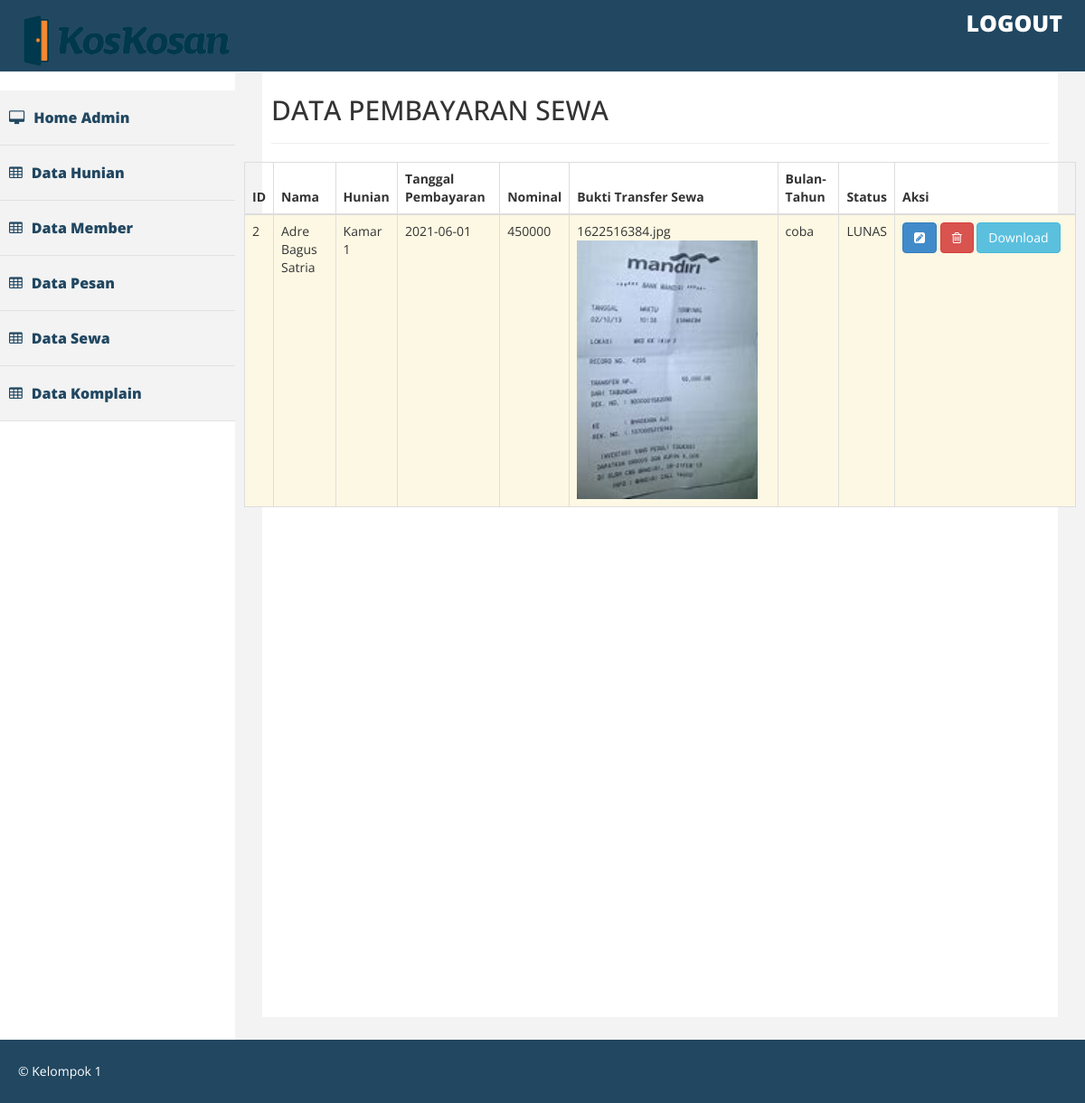
Page /index.php/sewa on the committed database.
### tables this page shows
CREATE TABLE `sewa` (
  `id_sewa` int(15) NOT NULL,
  `id_member` int(15) NOT NULL,
  `id_hunian` int(15) NOT NULL,
  `tanggal` varchar(100) NOT NULL,
  `nominal` varchar(100) NOT NULL,
  `gambar` varchar(100) NOT NULL,
  `status` varchar(100) NOT NULL,
  `bulan` varchar(100) NOT NULL
);

CREATE TABLE `member` (
  `id_member` int(15) NOT NULL,
  `nama_member` varchar(200) NOT NULL,
  `pass_member` varchar(200) NOT NULL,
  `email_member` varchar(200) NOT NULL,
  `status` varchar(200) NOT NULL,
  `nohp` varchar(200) NOT NULL,
  `alamat_member` varchar(200) NOT NULL
);

CREATE TABLE `hunian` (
  `id_hunian` int(15) NOT NULL,
  `nama_hunian` varchar(100) NOT NULL,
  `jenis_hunian` varchar(100) NOT NULL,
  `deskripsi_hunian` text NOT NULL,
  `status_hunian` varchar(100) NOT NULL,
  `harga_hunian` int(15) NOT NULL,
  `gambar` varchar(300) NOT NULL
);

### application/controllers/Sewa.php (called while the page is built, shortened)
<?php
class Sewa extends CI_Controller
{
	function __construct()
	{
		$this->load->model('Sewa_model');
		$this->load->model('Member_model');
		$this->load->model('Hunian_model');
	}
	function index()
	{
		$data['sewa'] = $this->Sewa_model->ambil_data();
		$this->load->view('Admin/Sewa_list',$data);
	}
}
 ?>

### index.php (called while the page is built, shortened)
<?php
require_once BASEPATH.'core/CodeIgniter.php';

### application/models/Sewa_model.php (called while the page is built, shortened)
<?php
class Sewa_model extends CI_Model
{
	function ambil_data()
	{
		$this->db->select('sewa.id_sewa, member.nama_member, hunian.nama_hunian, sewa.tanggal, sewa.nominal, sewa.gambar,  sewa.bulan, sewa.status');
        $this->db->from('sewa');
        $this->db->join('member', 'sewa.id_member = member.id_member');
        $this->db->join('hunian', 'sewa.id_hunian = hunian.id_hunian');
		$query = $this->db->get();
		return $query->result();
	}
}
 ?>

### application/views/Admin/Sewa_list.php (the view, shortened to what this page needs)
<div id="page-wrapper" >
    <div id="page-inner">
      <div class="row">
        <div class="col-lg-12">
           <h2>DATA PEMBAYARAN SEWA</h2>
           <hr>
	</div>
	<div class="row">
		<table id="example" class="table table-striped table-bordered">
			<thead>
				<tr>
					<th>ID </th>
					<th>Nama</th>
					<th>Hunian</th>
					<th>Tanggal Pembayaran</th>
					<th>Nominal</th>
					<th>Bukti Transfer Sewa</th>
					<th>Bulan-Tahun </th>
					<th>Status</th>
					<th style="width:200px">Aksi</th>
				</tr>
			</thead>
			<tbody>
				<?php foreach ($sewa as $key => $value) { ?>
				<tr class="warning">
					<td><?php echo $value->id_sewa; ?></td>
					<td><?php echo $value->nama_member ?></td>
					<td><?php echo $value->nama_hunian; ?></td>
					<td><?php echo $value->tanggal; ?></td>
					<td><?php echo $value->nominal; ?></td>
					<td><?php echo $value->gambar; ?><img style="width:200px; height:auto;" width="50%" height="50%" src="<?php echo site_url()?>assets/admin/uploads/<?php echo $value->gambar; ?>"></td>
					<td><?php echo $value->bulan; ?></td>
					<td><?php echo $value->status; ?></td>
					<td>
						<a href="<?php echo site_url('Sewa/update/'.$value->id_sewa); ?>"
							class="btn btn-primary">
							<i class="fa fa-pencil-square"></i>
						</a>
						<a href="<?php echo site_url('Sewa/delete/'.$value->id_sewa); ?>"
							class="btn btn-danger">
							<i class="fa fa-trash-o"></i>
						</a>
						<a href="<?php echo site_url('Sewa/download/'.$value->id_sewa); ?>" class="btn btn-info">Download</a>
					</td>
				</tr>
				<?php } ?>
			</tbody>
		</table>
	</div>
</div>
</div>
</div>

### assets/admin/css/custom.css (style rules this page uses)
body { font-family: 'Open Sans', sans-serif; line-height:30px; }
#page-wrapper { padding: 15px 15px; min-height: 600px; background:#F3F3F3; }
#page-inner { width:100%; margin:10px 20px 10px 0px; background-color:#fff!important; padding:10px; min-height:1050px; }
@media (min-width:768px) { #page-wrapper { margin: 0 0 0 260px; padding: 15px 30px; min-height: 1050px; } }

### rows in the picture
sewa: id_sewa "2", id_member.nama_member "Adre Bagus Satria", id_hunian.nama_hunian "Kamar 1", tanggal "2021-06-01", nominal "450000", gambar "1622516384.jpg", gambar (picture), bulan "coba", status "LUNAS"
